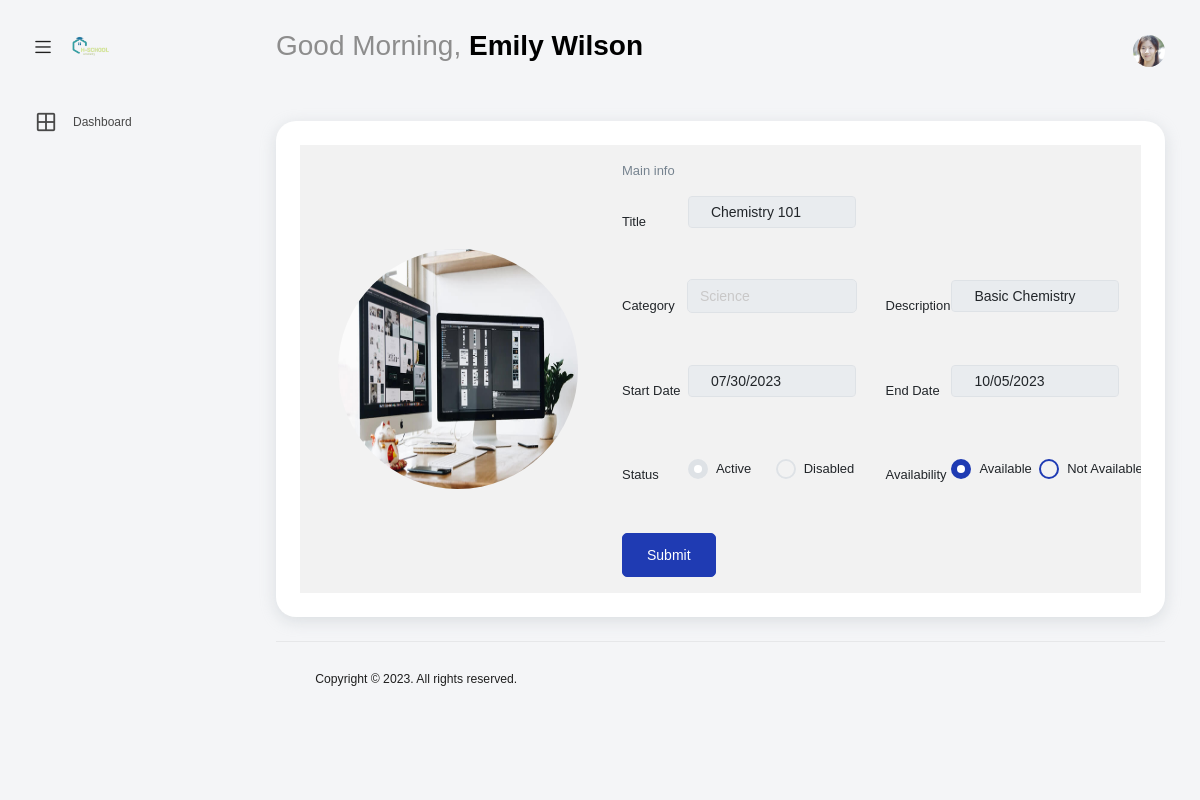
Screenshot of /instructor_dashboard/courseEdit.php?course_id=10&instructor_id=4 (signed in) with the database file from the repository.
### tables this page shows
CREATE TABLE `instructor` (
  `InstructorID` int(11) NOT NULL,
  `FirstName` varchar(255) DEFAULT NULL,
  `LastName` varchar(255) DEFAULT NULL,
  `Gender` enum('Male','Female') DEFAULT NULL,
  `Birthdate` date DEFAULT NULL,
  `Status` enum('Active','Inactive') DEFAULT NULL,
  `Email` varchar(255) DEFAULT NULL,
  `Phone` varchar(255) DEFAULT NULL,
  `Password` varchar(255) DEFAULT NULL,
  `Specialization` varchar(255) DEFAULT NULL,
  `Description` varchar(255) DEFAULT NULL
);

CREATE TABLE `course` (
  `CourseID` int(11) NOT NULL,
  `Title` varchar(255) DEFAULT NULL,
  `Category` varchar(255) DEFAULT NULL,
  `Description` varchar(255) DEFAULT NULL,
  `StartDate` date DEFAULT NULL,
  `EndDate` date DEFAULT NULL,
  `Status` enum('Active','Inactive') DEFAULT NULL
);

### dashboard.php (called while the page is built, shortened)
<?php
require('../dbm.php');
$dbconn = new DatabaseManager;
$dbconn->connect();
function getInstructor($userID)
{
    global $dbconn;
    $sql = "SELECT * FROM Instructor WHERE InstructorID = $userID";
    $result = $dbconn->query($sql);
    if ($result && $result->num_rows > 0) {
        $row = $result->fetch_assoc();
        return $row;
    } else {
        return null;
    }
}
function getCourse($courseID)
{
    global $dbconn;
    $sql = "SELECT * FROM Course WHERE CourseID = $courseID";
    $result = $dbconn->query($sql);
    if ($result && $result->num_rows > 0) {
        $row = $result->fetch_assoc();
        return $row;
    } else {
        return null;
    }
}
?>

### dbm.php (called while the page is built, shortened)
<?php
if (!class_exists('DatabaseManager')) {
  class DatabaseManager
  {
    private $db_conn;
    private $database = 'h-school';
    private $host = "localhost";
    private $username = "root";
    private $password = "";
    public function connect()
    {
      $this->db_conn = new mysqli($this->host, $this->username, $this->password, $this->database);
    }
    public function query($sql)
    {
      try {
        $this->db_conn->begin_transaction();
        $result = $this->db_conn->query($sql);
        $this->db_conn->commit();
        return $result;
      } catch (PDOException $e) {
        $this->db_conn->rollback();
        die($this->db_conn->error);
      }
    }
  }
}

### instructor_dashboard/courseEdit.php (the view, shortened to what this page needs)
<?php
if (isset($_GET['course_id'])) {
    $courseID = $_GET['course_id'];
}
?>
<!DOCTYPE html>
<html lang="en">
<?php include('head.inc.php'); ?>
<body>
    <div class="container-scroller">
        <header>
            <?php include('navBar.inc.php');
            $course = getCourse($courseID);
            $courseImg = "../student/assets/img/courses/course-1.jpg";
            ?>
        </header>
        <div class="container-fluid page-body-wrapper">
            <section class="sidebar sidebar-offcanvas" id="sideBar">
                <?php include('sidBar.inc.php'); ?>
            </section>
            <div class="main-panel">
                <div class="content-wrapper">
                    <div class="row">
                        <form id="instructorForm" method="POST" action="courseEdit_Procces.php">
                            <div class="col-12 grid-margin ">
                                <div class="card ">
                                    <div class="card-body">
                                        <div class="table-responsive">
                                            <table class="table table-striped">
                                                <tbody>
                                                    <tr>
                                                        <td class="py-1">
                                                            <?php
                                                            echo '<img style="width: 15rem; height: 15rem; margin-left: 1rem;" src="'.$courseImg . '"alt="image" />';
                                                            ?>
                                                        </td>
                                                        <td class="py-xl-3">
                                                            <p class="card-description">
                                                                Main info
                                                            </p>
                                                            <div class="row">
                                                                <div class="col-md-6">
                                                                    <div class="form-group row">
                                                                        <label
                                                                            class="col-sm-3 col-form-label">Title</label>
                                                                        <div class="col-sm-9">
                                                                            <input disabled type="text" class="form-control"
                                                                                name="title"
                                                                                value="<?php echo $course['Title']; ?>" />
                                                                        </div>
                                                                    </div>
                                                                </div>
                                                            </div>
                                                            <div class="row">
                                                                <div class="col-md-6">
                                                                    <div class="form-group row">
                                                                        <label
                                                                            class="col-sm-3 col-form-label">Category</label>
                                                                        <div class="col-sm-9">
                                                                            <select class="form-control"
                                                                                name="category">
                                                                                <option>
                                                                                    <?php echo $course['Category']; ?>
                                                                                </option>
                                                                            </select>
                                                                        </div>
                                                                    </div>
                                                                </div>
                                                                <div class="col-md-6">
                                                                    <div class="form-group row">
                                                                        <label
                                                                            class="col-sm-3 col-form-label">Description</label>
                                                                        <div class="col-sm-9">
                                                                            <input disabled class="form-control"
                                                                                name="description"
                                                                                value="<?php echo $course['Description']; ?>" />
                                                                        </div>
                                                                    </div>
                                                                </div>
                                                            </div>
                                                            <div class="row">
                                                                <div class="col-md-6">
                                                                    <div class="form-group row">
                                                                        <label class="col-sm-3 col-form-label">Start
                                                                            Date</label>
                                                                        <div class="col-sm-9">
                                                                            <input disabled type="date" class="form-control"
                                                                                placeholder="dd/mm/yyyy"
                                                                                name="startDate"
                                                                                value="<?php echo $course['StartDate']; ?>" />
                                                                        </div>
                                                                    </div>
                                                                </div>
                                                                <div class="col-md-6">
                                                                    <div class="form-group row">
                                                                        <label class="col-sm-3 col-form-label">End
                                                                            Date</label>
                                                                        <div class="col-sm-9">
                                                                            <input disabled type="date" class="form-control"
                                                                                placeholder="dd/mm/yyyy" name="endDate"
                                                                                value="<?php echo $course['EndDate']; ?>" />
                                                                        </div>
                                                                    </div>
                                                                </div>
                                                                <div class="col-md-6">
                                                                    <div class="form-group row">
                                                                        <label
                                                                            class="col-sm-3 col-form-label">Status</label>
                                                                        <div class="col-sm-4">
                                                                            <div class="form-check">
                                                                                <label class="form-check-label">
                                                                                    Active
                                                                                </label>
                                                                            </div>
                                                                        </div>
                                                                        <div class="col-sm-5">
                                                                            <div class="form-check">
                                                                                <label class="form-check-label">
                                                                                    Disabled
                                                                                </label>
                                                                            </div>
                                                                        </div>
                                                                    </div>
                                                                </div>
                                                                <div class="col-md-6">
    <div class="form-group row">
        <label class="col-sm-3 col-form-label">Availability</label>
        <div class="col-sm-4">
            <div class="form-check">
                <label class="form-check-label">
                    Available
                </label>
            </div>
        </div>
        <div class="col-sm-5">
            <div class="form-check">
                <label class="form-check-label">
                    Not Available
                </label>
            </div>
        </div>
    </div>
</div>
                                                                </div>
                                                                <div class="col-lg-12">
                                                                    <button type="submit"
                                                                        class="btn btn-primary">Submit</button>
                                                                </div>
                                                            </div>
                        </form>
                    </div>
                </div>
            </div>
        </div>
    </div>
    <?php include('footer.inc.php'); ?>
</body>
</html>

### instructor_dashboard/navBar.inc.php (shortened to what this page needs)
<?php
require('../dbm.php');
include('../dashboard.php');
$dbconn = new DatabaseManager;
?>
<header>
      <?php
      if (isset($_SESSION['user_id'])) {
        $user_id = $_SESSION['user_id'];
      } else {
        $user_id = 1;
        echo "<script>console.log('Course ID is not set in the session.');</script>";
      }
        $user = getInstructor($user_id);
      ?>
      <nav class="navbar default-layout col-lg-12 col-12 p-0 fixed-top d-flex align-items-top flex-row">
        <div class="text-center navbar-brand-wrapper d-flex align-items-center justify-content-start">
          <div class="me-3">
            <button class="navbar-toggler navbar-toggler align-self-center" type="button" data-bs-toggle="minimize">
              <span class="icon-menu"></span>
            </button>
          </div>
          <div class="custom-navbar">
            <a class="navbar-brand brand-logo" href="index.php">
              <img src="../assets/img/logo.png" alt="logo" />
            </a>
          </div>
        </div>
        <div class="navbar-menu-wrapper d-flex align-items-top">
          <ul class="navbar-nav">
            <li class="nav-item font-weight-semibold d-none d-lg-block ms-0">
              <?php
              echo '<h1 class=" welcome-text"> Good Morning, <span class="text-black fw-bold"> ' . $user['FirstName'] . " " . $user['LastName'] . '</span></h1>';
              ?>
            </li>
          </ul>
          <ul class="navbar-nav ms-auto">
            <li class="nav-item dropdown d-none d-lg-block user-dropdown">
              <a class="nav-link" id="UserDropdown" href="#" data-bs-toggle="dropdown" aria-expanded="false">
              <img src="../student/assets/img/students/2.jpg"  class="img-xs rounded-circle" alt="Profile image" />
            </li>
          </ul>
        </div>
      </nav>
    </header>

### rows the page displays
instructor: FirstName "Emily", LastName "Wilson"
course: title "Chemistry 101", category "Science", description "Basic Chemistry", startDate "07/30/2023", endDate "10/05/2023"
